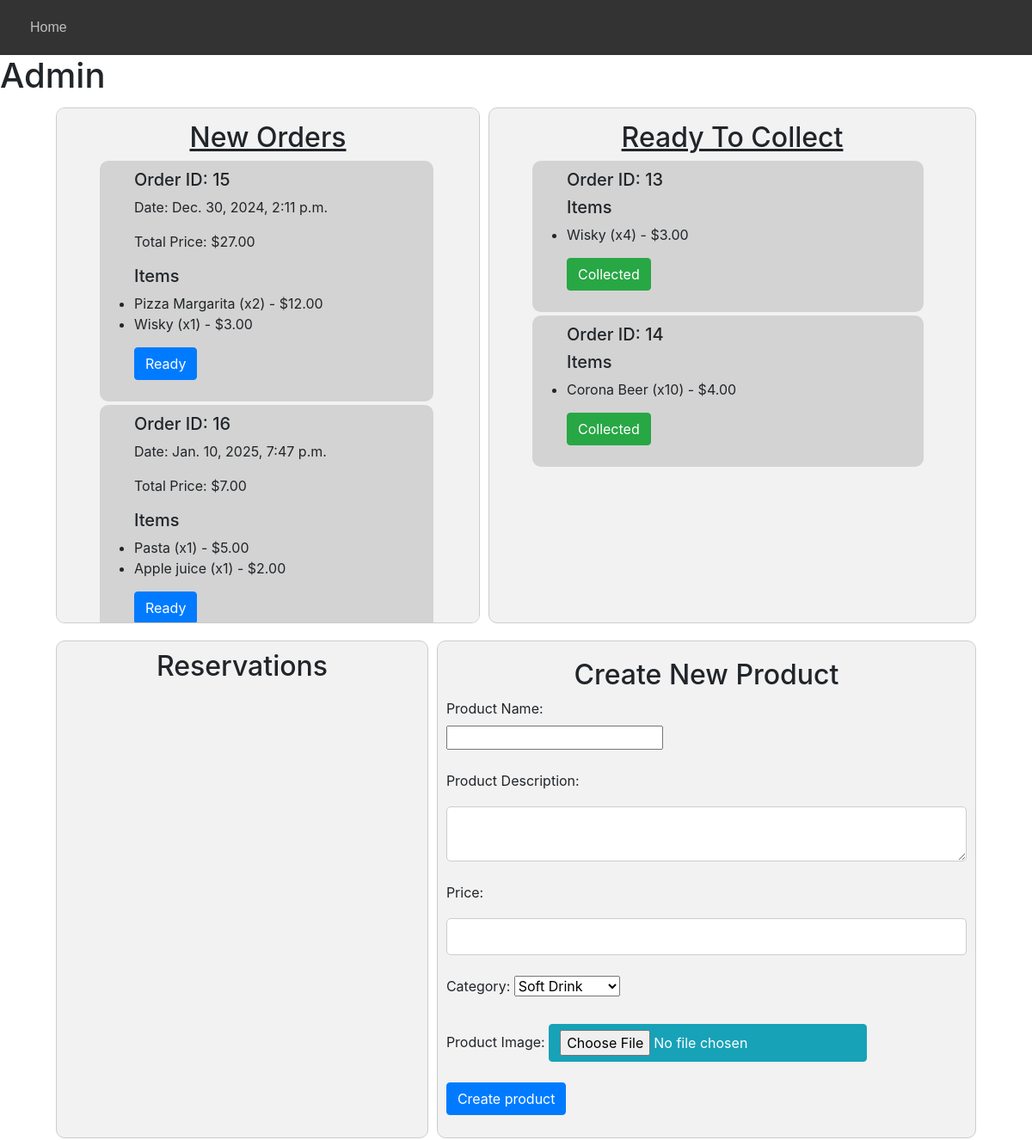
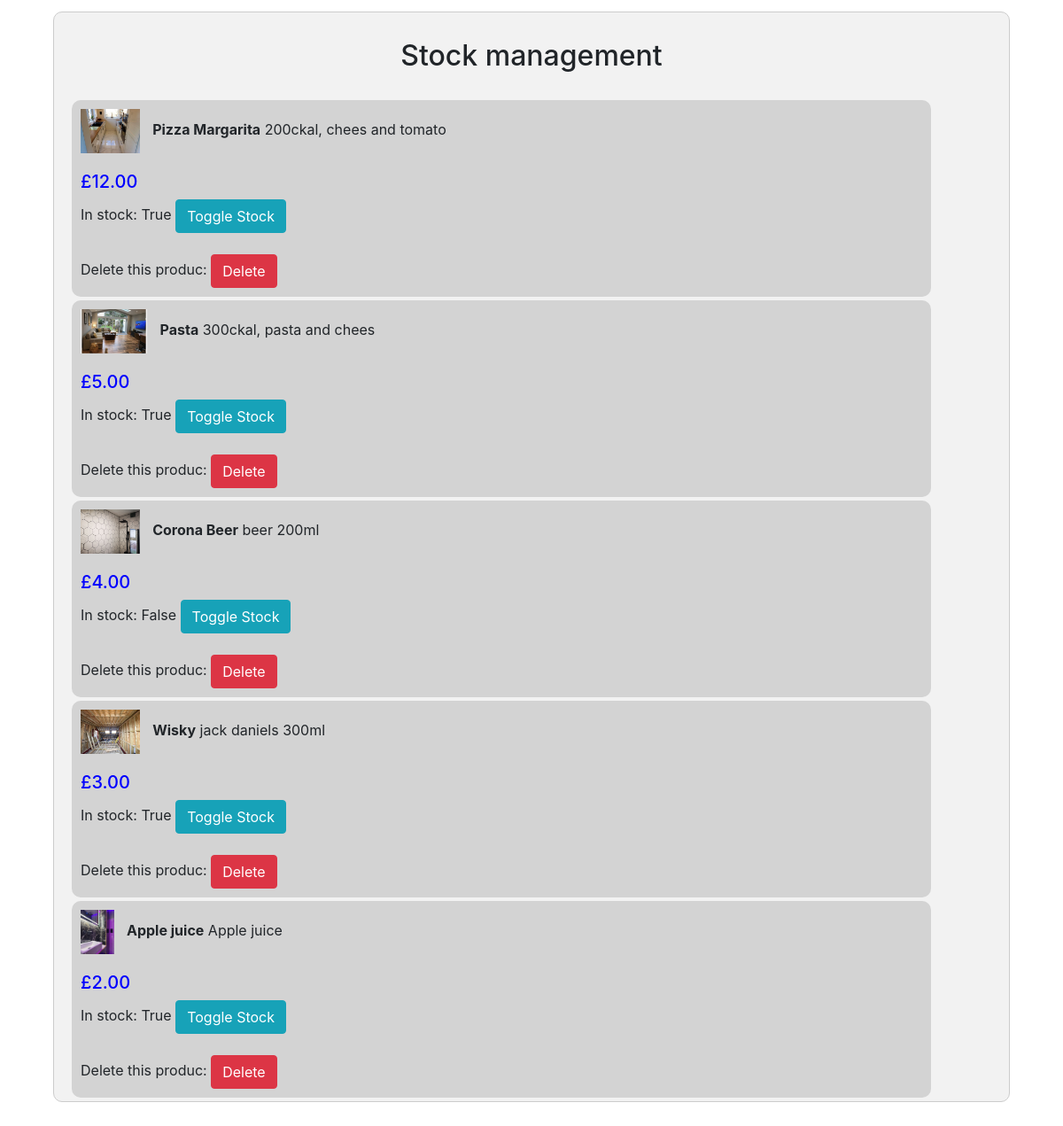
Screenshot of /dashboard (signed in) with the database file from the repository (2 pictures, top to bottom).
### rest_mng/models.py (models this page shows)
class Sales(models.Model):
    user = models.ForeignKey(User, on_delete=models.CASCADE, related_name="sales")
    date = models.DateTimeField(auto_now_add=True, null=True, blank=True)
    total_price = models.DecimalField(max_digits=10, decimal_places=2)
    STATUS_CHOICES = [
        ('Preparing', 'Preparing'),
        ('Ready', 'Ready'),
        ('Collected', 'Collected'),
    ]
    status = models.CharField(max_length=9, choices=STATUS_CHOICES, default='Preparing')

class SalesItems(models.Model):
    sale = models.ForeignKey(Sales, on_delete=models.CASCADE, related_name="items")
    product = models.ForeignKey('Product', on_delete=models.PROTECT)
    quantity = models.PositiveIntegerField()
    price = models.DecimalField(max_digits=10, decimal_places=2)

class Product(models.Model):
    prod_name = models.CharField(max_length=15)
    prod_desc = models.CharField(max_length=255)
    price = models.DecimalField(max_digits=10, decimal_places=2)
    category = models.CharField(max_length=50, choices=[('Soft Drink', 'Soft Drink'), ('Alcohol Drink', 'Alcohol Drink'), ('Food', 'Food'),('Desert', 'Desert')], default='N/A')
    date = models.DateTimeField(auto_now_add=True)
    in_stock = models.BooleanField(default=True)
    image = models.ImageField(upload_to='images/', blank=True, null=True)
    favorite = models.ManyToManyField(User, blank= True,  related_name="favorite")

### rest_mng/views.py (the view)
    def decorated_view_func(request, *args, **kwargs):
        if not request.user.is_superuser:
            messages.error(request, "This page is only available for users with appropriate clearance level, "
                                    "if you have this clearance please log in with your credentials then try again.")
            return redirect('login')  # Redirect to the login page
        return view_func(request, *args, **kwargs)

### rest_mng/views.py (called while the page is built)
def admin_dashboard(view_func):
    def decorated_view_func(request, *args, **kwargs):
        if not request.user.is_superuser:
            messages.error(request, "This page is only available for users with appropriate clearance level, "
                                    "if you have this clearance please log in with your credentials then try again.")
            return redirect('login')  # Redirect to the login page
        return view_func(request, *args, **kwargs)
    return decorated_view_func

@admin_dashboard
def dashboard(request):
    orders = Sales.objects.prefetch_related('items__product')
    products = Product.objects.all()
    reservations = Reservation.objects.all()
    return render(request, 'rest_mng/admin.html',{
        'orders':orders,
        'products' : products,
        'reservations': reservations
    })

### rest_mng/templates/rest_mng/admin.html (shortened to what this page needs)
{% load static %}
<html lang="en">
    <head>
        <link rel="stylesheet" href="https://stackpath.bootstrapcdn.com/bootstrap/4.4.1/css/bootstrap.min.css">
        <link rel="stylesheet" href="{% static 'rest_mng/styles.css' %}">
    </head>
    <body>
        <nav class="nav">
            <ul id="nav_list">
                <li class="list_item">
                    <a class="list_link" href="{% url 'index' %}">Home </a>
                </li>
            </ul>
        </nav>
    <h1><bold>Admin</bold></h1>
    <div id="row_1">
        <div id="new_orders"><h2 style="text-decoration:underline">New Orders</h2>
            {% for order in orders %}
            {% if order.status == 'Preparing' %}
                <div class="product" style="padding:10px 40px;">
                    <h5>Order ID: {{ order.id }}</h5>
                    <p>Date: {{ order.date }}</p>
                    <p>Total Price: ${{ order.total_price }}</p>
                    <h5>Items</h5>
                    <ul>
                        {% for item in order.items.all %}
                        <li>{{ item.product.prod_name }} (x{{ item.quantity }}) - ${{ item.price }}</li>
                        {% endfor %}
                    </ul>
                    <button class="update-status btn btn-primary" data-order-id="{{ order.id }}">Ready</button>
                </div>
            {% endif %}
            {% endfor %}
        </div>
        <div id="to_collect"><h2 style="text-decoration:underline">Ready To Collect</h2>
            {% for order in orders %}
            {% if order.status == 'Ready' %}
                <div class="product" style="padding:10px 40px;">
                    <h5>Order ID: {{ order.id }}</h5>
                    <h5>Items</h5>
                    <ul>
                        {% for item in order.items.all %}
                        <li>{{ item.product.prod_name }} (x{{ item.quantity }}) - ${{ item.price }}</li>
                        {% endfor %}
                    </ul>
                    <button class="collected btn btn-success" data-order-id="{{ order.id }}">Collected</button>
                </div>
            {% endif %}
            {% endfor %}
        </div>
    </div>
    <div id="row_2">
    <div id="reservations"><h2>Reservations</h2>
    </div>
    <div id="create_new">
        <h2>Create New Product</h2>
        <form action="{% url 'new_product' %}" method="post" enctype="multipart/form-data">
        <label for="prod_name">Product Name:</label><br>
        <input type="text" id="prod_name" name="prod_name" maxlength="15" required><br><br>
        <label for="prod_desc">Product Description:</label><br>
        <textarea id="prod_desc" name="prod_desc" maxlength="255" required></textarea><br><br>
        <label for="price">Price:</label>
        <input type="number" id="price" name="price" step="0.01" max="999.99" required><br><br>
        <label for="category">Category:</label>
        <select id="category" name="category">
            <option value="Soft Drink">Soft Drink</option>
        </select><br><br>
        <label for="image">Product Image:</label>
        <input type="file" id="image" name="image" accept="image/*" class="btn btn-info"><br><br>
        <button type="submit" class="btn btn-primary">Create product</button>
    </form>
    </div>
    </div>
    <div id="stock">
    <h2 align="center" style="margin:30px 0px;"> Stock management</h2>
        {% for product in products %}
        <div class="product">
                {% if product.image %}
                <img src="{{ product.image.url }}" alt="Product Image" style="width:auto; height: 50px;">
                {% else %}
                <p>No image available</p>
                {% endif %}
                <strong style="margin-left: 10px;">{{ product.prod_name }}</strong>
                <span> {{ product.prod_desc }}</span>
                <h5 style="margin-top: 20px; color:blue;">£{{ product.price }}</h5>
                <div>
                    In stock: {{ product.in_stock }}
                    <form method="POST" action="{% url 'toggle_stock' product.id %}" style="display:inline;">
                        <button type="submit" class="btn btn-info">Toggle Stock</button>
                    </form> <br><br>
                    Delete this produc:
                    <form method="POST" action="{% url 'delete_product' product.id %}" style="display:inline;">
                        <button type="submit" onclick="return confirm('Are you sure you want to delete this product?')" class="btn btn-danger">Delete</button>
                    </form>
                </div>
        </div>
        {% endfor %}
    </div>
    </body>
    </html>

### rest_mng/static/rest_mng/styles.css (style rules this page uses)
body, ul, li, a, input { margin: 0; padding: 0; box-sizing: border-box; }
h2 { text-align:center; margin-top: 10px; }
.update-status, .collected { margin: 15px 0px; }
.nav { display: flex; justify-content: space-between; align-items: center; padding: 10px 20px; background-color: #333; color: white; font-family: Arial, sans-serif; }
#nav_list { list-style: none; display: flex; gap: 20px; transition: max-height 0.3s ease; }
.list_item { display: flex; }
.list_link { text-decoration: none; color: #bfbfbf; padding: 10px 15px; margin-bottom: 0px; transition: background-color 0.3s ease; align-items: center; justify-content: center; }
.product { margin:4px; width: 90%; height: auto; margin-left:20px; padding: 10px; background-color: lightgrey; border-radius: 10px; }
#row_1, #row_2 { display:flex; flex-direction: row; width:90%; margin-left:auto; margin-right:auto; margin-bottom: 10px; }
#new_orders, #to_collect { flex-grow:1; margin:5px; max-height:600px; overflow-y: auto; padding:5px 30px; border: 1px solid #cccccc; border-radius: 10px; background-color: #f2f2f2; }
#to_collect { flex-grow:2; margin:5px; }
#reservations { flex-grow:2; margin:5px 5px; height:auto; border: 1px solid #cccccc; border-radius: 10px; background-color: #f2f2f2; }
#create_new { flex-grow:1; margin:5px 5px; height:auto; padding: 10px; border: 1px solid #cccccc; border-radius: 10px; background-color: #f2f2f2; }
#stock { border: 1px solid #cccccc; border-radius: 10px; background-color: #f2f2f2; width:90%; margin-left: auto; margin-right: auto; margin-bottom: 30px; }
input[type="number"], textarea { width: 100%; padding: 10px; border: 1px solid #ccc; border-radius: 5px; font-size: 14px; box-sizing: border-box; outline: none; transition: border-color 0.3s; margin-top:10px; }

### rows the page displays
Sales: id "15", date "Dec. 30, 2024, 2:11 p.m.", total_price "27.00"
SalesItems: product.prod_name "Pizza Margarita", quantity "2", price "12.00"
SalesItems: product.prod_name "Wisky", quantity "1", price "3.00"
Sales: id "16", date "Jan. 10, 2025, 7:47 p.m.", total_price "7.00"
SalesItems: product.prod_name "Pasta", quantity "1", price "5.00"
SalesItems: product.prod_name "Apple juice", quantity "1", price "2.00"
Sales: id "13"
SalesItems: product.prod_name "Wisky", quantity "4", price "3.00"
Sales: id "14"
SalesItems: product.prod_name "Corona Beer", quantity "10", price "4.00"
Product: image (picture), prod_name "Pizza Margarita", prod_desc "200ckal, chees and tomato", price "12.00", in_stock "True"
Product: image (picture), prod_name "Pasta", prod_desc "300ckal, pasta and chees", price "5.00", in_stock "True"
Product: image (picture), prod_name "Corona Beer", prod_desc "beer 200ml", price "4.00", in_stock "False"
Product: image (picture), prod_name "Wisky", prod_desc "jack daniels 300ml", price "3.00", in_stock "True"
Product: image (picture), prod_name "Apple juice", prod_desc "Apple juice", price "2.00", in_stock "True"
